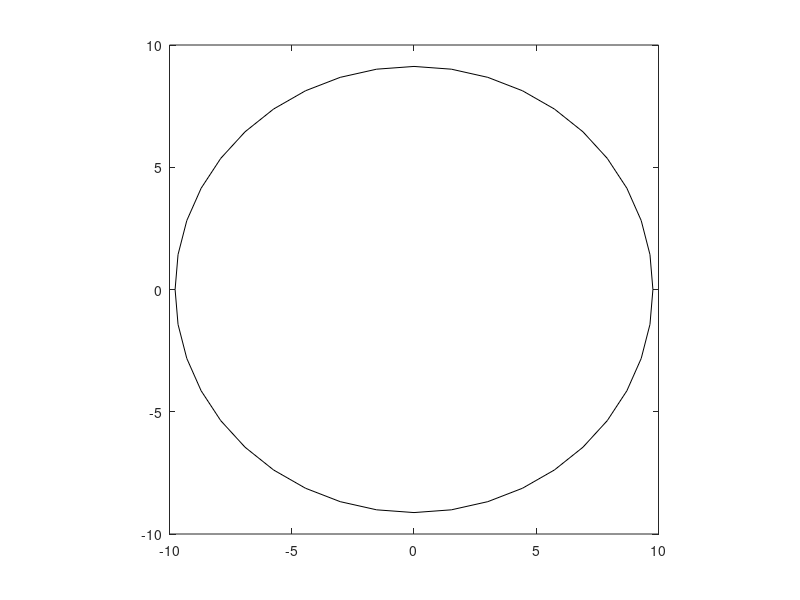

This chart was generated by the following MATLAB code: (Note: this script raises an error after producing the figure.)
max = 100;
deltaT = 0.1;
bt = 10;
xBottom = -bt;
xTop = bt;
yBottom = -bt;
yTop = bt;
%c = 2;
%epsilon = 5;

rad = 5.0;
resolution = 40;
theta = linspace(0, 2 * pi - 2*pi/resolution, resolution);

x0 = rad * cos(theta);
y0 = rad * sin(theta);
x0 = (1 + rand) * rad * cos(theta);% * rand(resolution);
y0 = (1 + rand) * rad * sin(theta);% * rand(resolution);
%x0(5) = 0.5 * x0(5);
%y0(5) = 0.5 * y0(5);
%x0(5) = 1.5 * x0(5);
%y0(5) = 1.5 * y0(5);

x = x0;
y = y0;

plot(x, y, 'k');
hold on;
plot([x(end) x(1)], [y(end) y(1)], 'k');
hold off;
axis equal square;
xlim([xBottom, xTop]);
ylim([yBottom, yTop]);
pause;
xNext = x;
yNext = y;
for k = 1 : max
    for i = 1 : resolution
        if (i == 1)
            %periodic boundary conditions
            n = normal([x(end) y(end)], [x(i) y(i)], [x(i + 1) y(i + 1)]);
            k = kappa([x(end) y(end)], [x(i) y(i)], [x(i + 1) y(i + 1)]);
        elseif (i == resolution)
            n = normal([x(i - 1) y(i - 1)], [x(i) y(i)], [x(1) y(1)]);
            k = kappa([x(i - 1) y(i - 1)], [x(i) y(i)], [x(1) y(1)]);
        else
            n = normal([x(i - 1) y(i - 1)], [x(i) y(i)], [x(i + 1) y(i + 1)]);
            k = kappa([x(i - 1) y(i - 1)], [x(i) y(i)], [x(i + 1) y(i + 1)]);
        end
        xNext(i) = x(i) - deltaT * n(1) * k;
        yNext(i) = y(i) - deltaT * n(2) * k;
        %pause%(0.1)
    end
    x = xNext;
    y = yNext;
    plot(x, y, 'k');
    hold on;
    plot([x(end) x(1)], [y(end) y(1)], 'k');
    hold off;
    axis equal square;
    xlim([xBottom, xTop]);
    ylim([yBottom, yTop]);
    pause(0.1)
end


function [d]  = dist(p1, p2)
    d = sqrt((p1(1) - p1(1))^2 + (p1(2) - p2(2))^2);
end

function [n] = normal(p0, p1, p2)
    v1 = vector(p0, p1);
    v2 = vector(p1, p2);
    v = v1 + v2;
    %d = sqrt(v(1).^2 + v(2).^2);
    n = v/sqrt(v(1).^2 + v(2).^2);
end

function [v] = vector(p1, p2)
    d = dist(p1, p2);
    xDif = (p2(1) - p1(1)) / d;
    yDif = (p2(2) - p1(2)) / d;
    v = [yDif -xDif];
end

function [k] = kappa(p0, p1, p2)
    xDif = p2(1) - p1(1);
    yDif = p2(2) - p1(2);
    xDifDif = (p2(1) - 2 * p1(1) + p0(1));
    yDifDif = (p2(2) - 2 * p1(2) + p0(2));
    k = (xDif * yDifDif - yDif * xDifDif) / sqrt((xDif.^2 + yDif.^2).^3);
end
